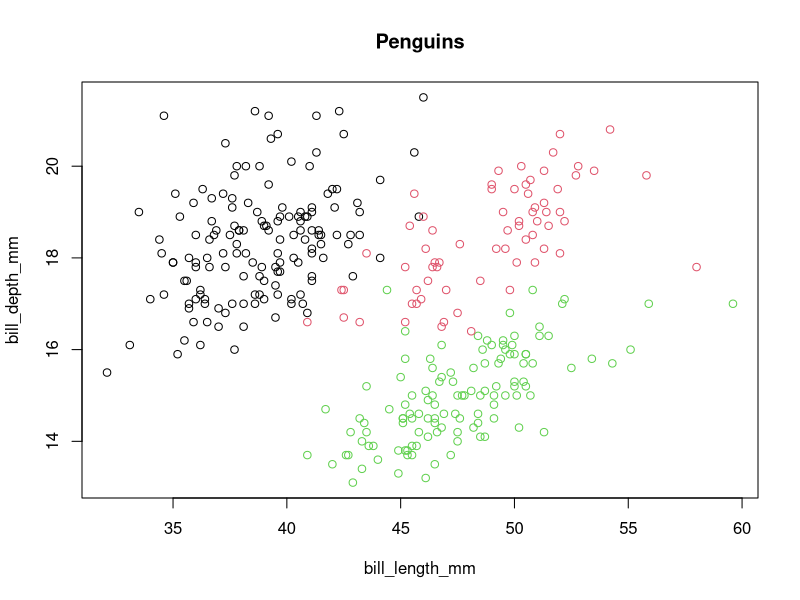
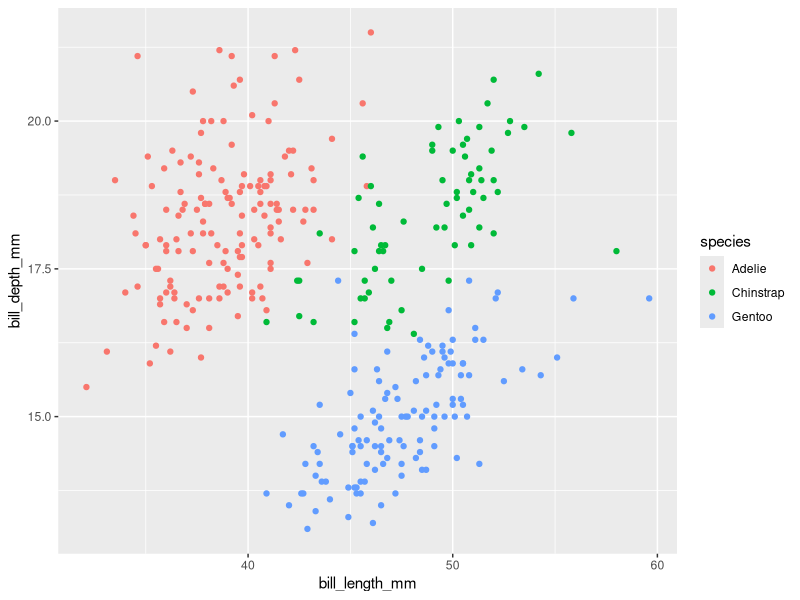
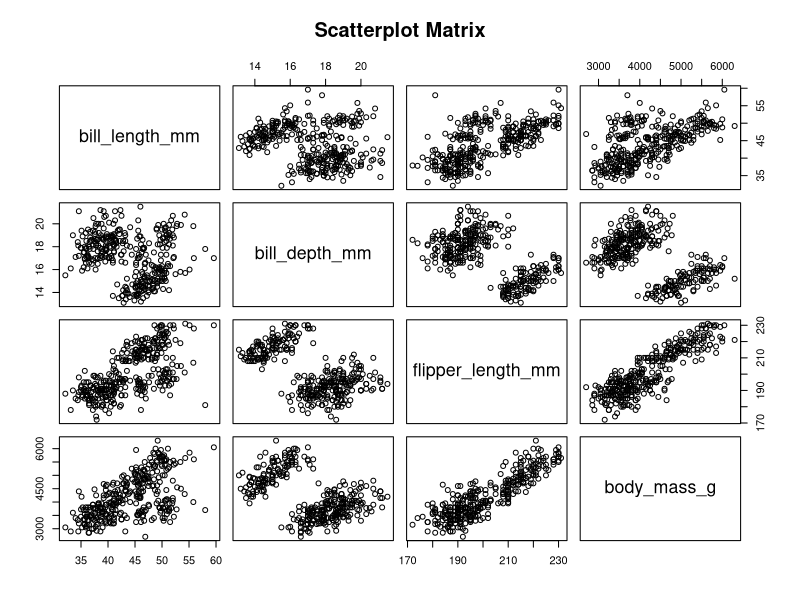
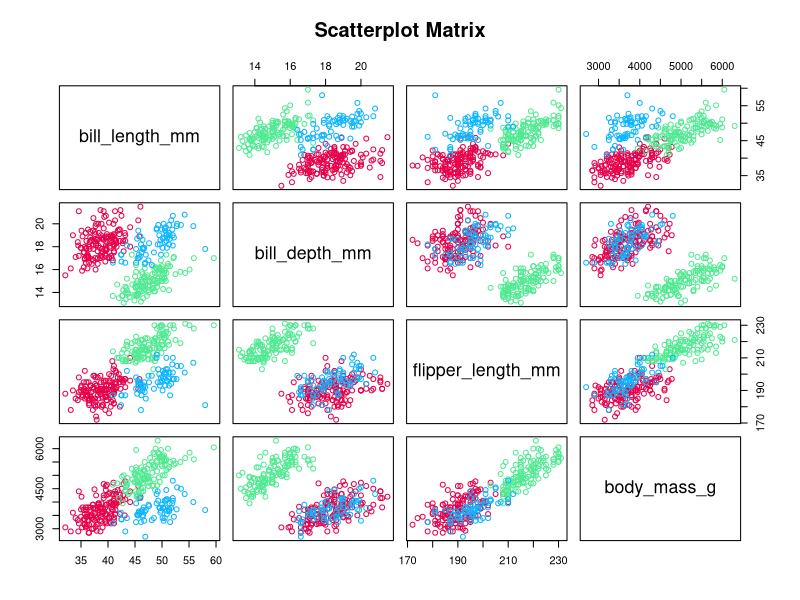

These figures' R source, in order:
install.packages("palmerpenguins")

library(tidyverse)

library(palmerpenguins)

# Get the data
data("penguins") 

# Exploratory Data Analysis
head(penguins)
str(penguins)
nrow(penguins)
colnames(penguins)
summary(penguins)

# Remove missing rows
penguins <- na.omit(penguins)

# Univariate Analysis


# Scatter plots
plot(x = penguins$bill_length_mm, 
     y = penguins$bill_depth_mm,
     col = penguins$species,
     xlab = "bill_length_mm",
     ylab = "bill_depth_mm",
     main = "Penguins")

ggplot(penguins,
       aes(bill_length_mm, bill_depth_mm, colour = species)) + geom_point()

# Paired Scatter Plots
pairs(~ bill_length_mm + bill_depth_mm + flipper_length_mm + body_mass_g,
      data = penguins,
      main = "Scatterplot Matrix")

# Color selection
colors <- c("#e60049", "#0bb4ff", "#50e991")

pairs(~ bill_length_mm + bill_depth_mm + flipper_length_mm + body_mass_g,
      data = penguins,
      col = colors[penguins$species],
      main = "Scatterplot Matrix")

# Correlation
numeric_columns <- c('bill_length_mm','bill_depth_mm','flipper_length_mm','body_mass_g')
cor(penguins[numeric_columns], penguins[numeric_columns])

# dplyr
penguins %>% glimpse()

penguins %>% select(bill_length_mm, bill_depth_mm, flipper_length_mm, body_mass_g)

penguins %>% filter(island == 'Torgersen')

penguins %>% group_by(species) %>% summarize(Mean = mean(body_mass_g, na.rm=TRUE))

penguins %>% 
  mutate(calculated = bill_length_mm / bill_depth_mm, .keep = "used")

